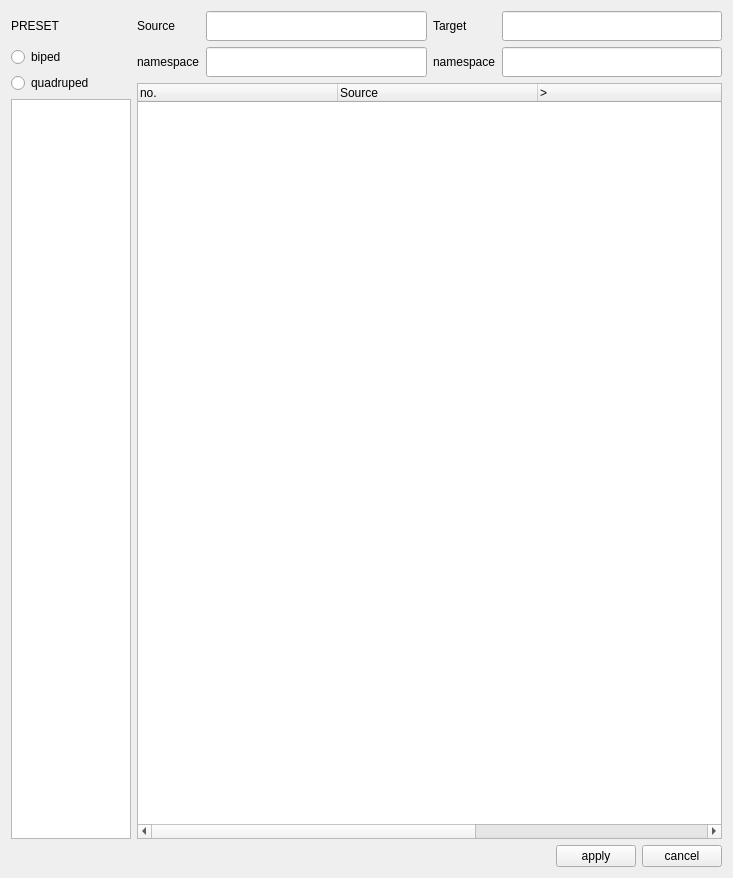
<?xml version="1.0" encoding="UTF-8"?>
<ui version="4.0">
 <class>Form</class>
 <widget class="QWidget" name="Form">
  <property name="geometry">
   <rect>
    <x>0</x>
    <y>0</y>
    <width>733</width>
    <height>878</height>
   </rect>
  </property>
  <property name="minimumSize">
   <size>
    <width>547</width>
    <height>678</height>
   </size>
  </property>
  <property name="windowTitle">
   <string>Remap Dialog</string>
  </property>
  <layout class="QGridLayout" name="gridLayout_4">
   <item row="0" column="0" rowspan="2">
    <layout class="QGridLayout" name="gridLayout_3">
     <item row="0" column="0">
      <widget class="QLabel" name="preset_label">
       <property name="sizePolicy">
        <sizepolicy hsizetype="Minimum" vsizetype="Minimum">
         <horstretch>0</horstretch>
         <verstretch>0</verstretch>
        </sizepolicy>
       </property>
       <property name="minimumSize">
        <size>
         <width>0</width>
         <height>30</height>
        </size>
       </property>
       <property name="maximumSize">
        <size>
         <width>16777215</width>
         <height>30</height>
        </size>
       </property>
       <property name="text">
        <string>PRESET</string>
       </property>
      </widget>
     </item>
     <item row="1" column="0">
      <layout class="QVBoxLayout" name="verticalLayout">
       <item>
        <widget class="QRadioButton" name="biped_radioButton">
         <property name="text">
          <string>biped</string>
         </property>
        </widget>
       </item>
       <item>
        <widget class="QRadioButton" name="quad_radioButton">
         <property name="text">
          <string>quadruped</string>
         </property>
        </widget>
       </item>
      </layout>
     </item>
     <item row="2" column="0">
      <widget class="QListWidget" name="preset_listWidget">
       <property name="maximumSize">
        <size>
         <width>120</width>
         <height>16777215</height>
        </size>
       </property>
      </widget>
     </item>
    </layout>
   </item>
   <item row="0" column="1">
    <layout class="QGridLayout" name="gridLayout_2">
     <item row="0" column="0">
      <widget class="QLabel" name="label">
       <property name="minimumSize">
        <size>
         <width>0</width>
         <height>30</height>
        </size>
       </property>
       <property name="maximumSize">
        <size>
         <width>16777215</width>
         <height>30</height>
        </size>
       </property>
       <property name="text">
        <string>Source</string>
       </property>
      </widget>
     </item>
     <item row="0" column="1">
      <widget class="QLineEdit" name="findSource_lineEdit">
       <property name="minimumSize">
        <size>
         <width>0</width>
         <height>30</height>
        </size>
       </property>
       <property name="maximumSize">
        <size>
         <width>16777215</width>
         <height>30</height>
        </size>
       </property>
      </widget>
     </item>
     <item row="1" column="0">
      <widget class="QLabel" name="sourceNs_label">
       <property name="minimumSize">
        <size>
         <width>0</width>
         <height>30</height>
        </size>
       </property>
       <property name="maximumSize">
        <size>
         <width>16777215</width>
         <height>30</height>
        </size>
       </property>
       <property name="text">
        <string>namespace</string>
       </property>
      </widget>
     </item>
     <item row="1" column="1">
      <widget class="QLineEdit" name="sourceNs_lineEdit">
       <property name="minimumSize">
        <size>
         <width>0</width>
         <height>30</height>
        </size>
       </property>
       <property name="maximumSize">
        <size>
         <width>16777215</width>
         <height>30</height>
        </size>
       </property>
      </widget>
     </item>
    </layout>
   </item>
   <item row="0" column="2">
    <layout class="QGridLayout" name="gridLayout">
     <item row="0" column="0">
      <widget class="QLabel" name="label_2">
       <property name="minimumSize">
        <size>
         <width>0</width>
         <height>30</height>
        </size>
       </property>
       <property name="maximumSize">
        <size>
         <width>16777215</width>
         <height>30</height>
        </size>
       </property>
       <property name="text">
        <string>Target</string>
       </property>
      </widget>
     </item>
     <item row="0" column="1">
      <widget class="QLineEdit" name="findTarget_lineEdit">
       <property name="minimumSize">
        <size>
         <width>0</width>
         <height>30</height>
        </size>
       </property>
       <property name="maximumSize">
        <size>
         <width>16777215</width>
         <height>30</height>
        </size>
       </property>
      </widget>
     </item>
     <item row="1" column="0">
      <widget class="QLabel" name="targetNs_label">
       <property name="minimumSize">
        <size>
         <width>0</width>
         <height>30</height>
        </size>
       </property>
       <property name="maximumSize">
        <size>
         <width>16777215</width>
         <height>30</height>
        </size>
       </property>
       <property name="text">
        <string>namespace</string>
       </property>
      </widget>
     </item>
     <item row="1" column="1">
      <widget class="QLineEdit" name="targetNs_lineEdit">
       <property name="minimumSize">
        <size>
         <width>0</width>
         <height>30</height>
        </size>
       </property>
       <property name="maximumSize">
        <size>
         <width>16777215</width>
         <height>30</height>
        </size>
       </property>
      </widget>
     </item>
    </layout>
   </item>
   <item row="1" column="1" colspan="2">
    <widget class="QTreeWidget" name="matching_treeWidget">
     <property name="showDropIndicator" stdset="0">
      <bool>false</bool>
     </property>
     <property name="selectionMode">
      <enum>QAbstractItemView::NoSelection</enum>
     </property>
     <property name="selectionBehavior">
      <enum>QAbstractItemView::SelectItems</enum>
     </property>
     <property name="expandsOnDoubleClick">
      <bool>false</bool>
     </property>
     <property name="columnCount">
      <number>5</number>
     </property>
     <attribute name="headerCascadingSectionResizes">
      <bool>false</bool>
     </attribute>
     <attribute name="headerDefaultSectionSize">
      <number>200</number>
     </attribute>
     <attribute name="headerHighlightSections">
      <bool>false</bool>
     </attribute>
     <attribute name="headerMinimumSectionSize">
      <number>200</number>
     </attribute>
     <attribute name="headerShowSortIndicator" stdset="0">
      <bool>false</bool>
     </attribute>
     <attribute name="headerStretchLastSection">
      <bool>true</bool>
     </attribute>
     <column>
      <property name="text">
       <string>no.</string>
      </property>
     </column>
     <column>
      <property name="text">
       <string notr="true">Source</string>
      </property>
     </column>
     <column>
      <property name="text">
       <string notr="true">&gt;</string>
      </property>
     </column>
     <column>
      <property name="text">
       <string notr="true">Target</string>
      </property>
     </column>
     <column>
      <property name="text">
       <string>exist</string>
      </property>
     </column>
    </widget>
   </item>
   <item row="2" column="0" colspan="3">
    <layout class="QHBoxLayout" name="horizontalLayout">
     <item>
      <spacer name="horizontalSpacer">
       <property name="orientation">
        <enum>Qt::Horizontal</enum>
       </property>
       <property name="sizeHint" stdset="0">
        <size>
         <width>40</width>
         <height>20</height>
        </size>
       </property>
      </spacer>
     </item>
     <item>
      <widget class="QPushButton" name="ok_pushButton">
       <property name="text">
        <string>apply</string>
       </property>
      </widget>
     </item>
     <item>
      <widget class="QPushButton" name="cancel_pushButton">
       <property name="text">
        <string>cancel</string>
       </property>
      </widget>
     </item>
    </layout>
   </item>
  </layout>
 </widget>
 <resources/>
 <connections/>
</ui>
